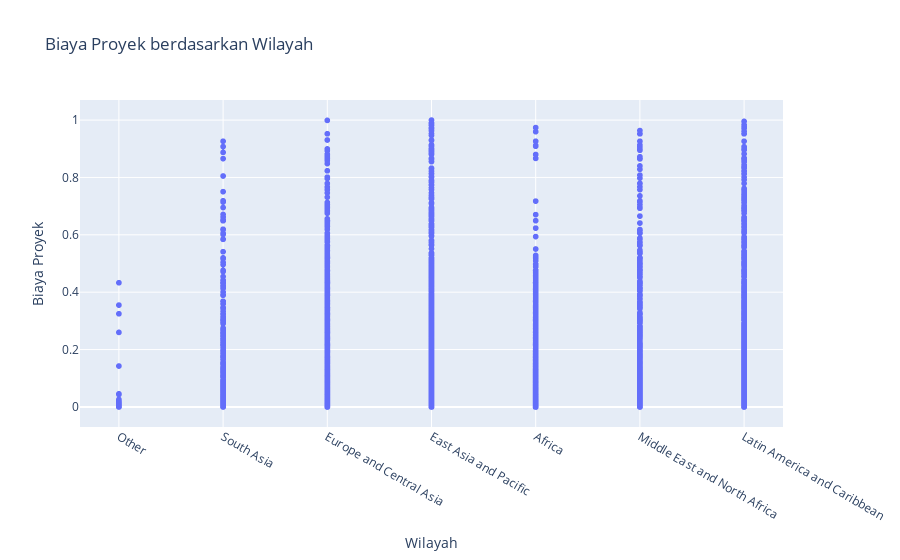

The code cell stored with this chart in its notebook:
### Markdown cell above
##### **1. Visualisasi Hubungan Biaya Proyek dan Wilayah**

### Code cell
# Visualisasi scatter plot untuk melihat hubungan antara regionname dan lendprojectcost
fig = px.scatter(data, x='regionname', y='lendprojectcost', title='Biaya Proyek berdasarkan Wilayah',
                 labels={'lendprojectcost': 'Biaya Proyek', 'regionname': 'Wilayah'})
fig.show()

### Figure 1 — Plotly figure (JSON) as saved in the notebook; plotly's stock layout.template omitted (floating-point values rounded to 4 significant figures; data arrays with more than 128 entries replaced by an {"elided": "..."} marker saying what was removed)
{"data": [{"hovertemplate": "Wilayah=%{x}<br>Biaya Proyek=%{y}<extra></extra>", "legendgroup": "", "marker": {"color": "#636efa", "symbol": "circle"}, "mode": "markers", "name": "", "showlegend": false, "type": "scattergl", "x": {"elided": "8379 str values"}, "xaxis": "x", "y": {"elided": "8379 float values"}, "yaxis": "y"}], "layout": {"legend": {"tracegroupgap": 0}, "title": {"text": "Biaya Proyek berdasarkan Wilayah"}, "xaxis": {"anchor": "y", "domain": [0, 1], "title": {"text": "Wilayah"}}, "yaxis": {"anchor": "x", "domain": [0, 1], "title": {"text": "Biaya Proyek"}}}}
